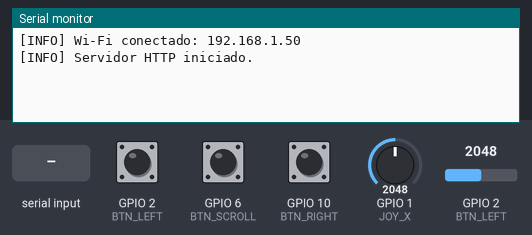
Bench run of a sketch on a simulated ESP32-C3. Shown: the last lines printed to the serial monitor. The inputs (shaded band) are chosen by the test bench; at power-on: GPIO 1 (JOY_X) = 2048, GPIO 2 (BTN_LEFT) HIGH, GPIO 2 (BTN_LEFT) = 2048, GPIO 6 (BTN_SCROLL) HIGH, GPIO 10 (BTN_RIGHT) HIGH. WiFi joins after 1.5 s; servers stay silent unless stated; USB keyboard and mouse output is not drawn.

Above: at 2.7 s.
2.8 s: "left:1\n" received over Serial
At 3.4 s:
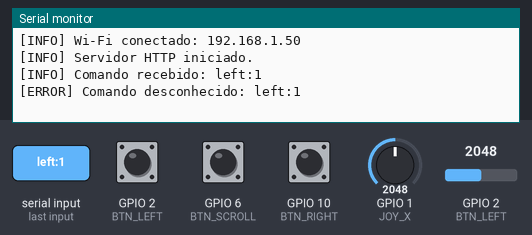
4.4 s: "right:1\n" received over Serial
At 5.7 s:
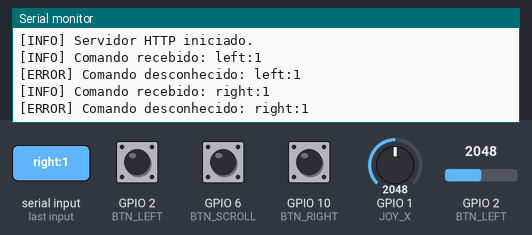
6.0 s: "middle:1\n" received over Serial
At 6.9 s:
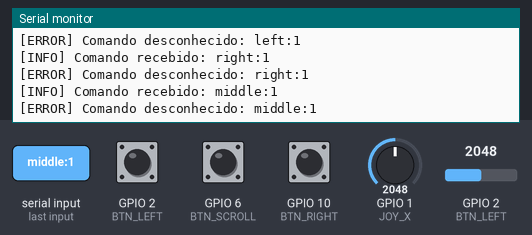
7.6 s: "MOUSE_MOVE:\n" received over Serial
At 8.2 s:
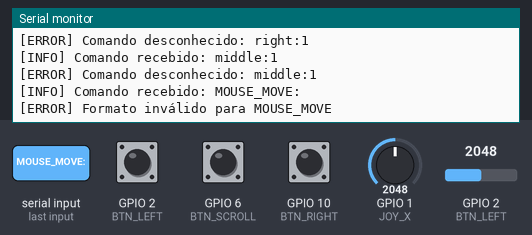
9.3 s: "MOUSE_CLICK:\n" received over Serial
At 10.2 s:
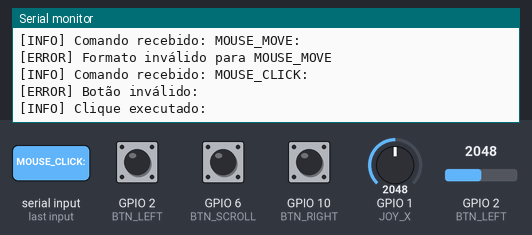
11.0 s: "left\n" received over Serial
At 11.7 s:
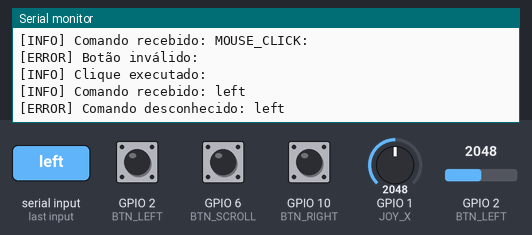

Measured:
- after the input at 2.8 s, the serial monitor: prints a new line after 0.14 s (image 1)
- after the input at 4.4 s, the serial monitor: prints a new line after 0.14 s (image 2)
- after the input at 6.0 s, the serial monitor: prints a new line after 0.17 s (image 3)
- after the input at 7.6 s, the serial monitor: prints a new line after 0.24 s (image 4)
- after the input at 9.3 s, the serial monitor: prints a new line after 0.26 s (image 5)
- after the input at 11.0 s, the serial monitor: prints a new line after 0.10 s (image 6)

The sketch:

MouseESP32C3.ino
```cpp
#include "USB.h"
#include "USBHIDMouse.h"
#include <WiFi.h>
#include <WebServer.h>
#include "Config.h"

USBHIDMouse Mouse;
WebServer server(80);
String serialBuffer = "";

const char* WIFI_SSID_STA = "SEU_WIFI";
const char* WIFI_PASS_STA = "SUA_SENHA";

void sendLog(const String &msg) { Serial.println("[INFO] " + msg); }
void sendError(const String &msg) { Serial.println("[ERROR] " + msg); }

void setup() {
  Serial.begin(9600);
  Mouse.begin();
  USB.begin();
  pinMode(BTN_LEFT, INPUT_PULLUP);
  pinMode(BTN_RIGHT, INPUT_PULLUP);
  pinMode(BTN_SCROLL, INPUT_PULLUP);

  WiFi.begin(WIFI_SSID_STA, WIFI_PASS_STA);
  int timeout = 0;
  while (WiFi.status() != WL_CONNECTED && timeout < 20) {
    delay(500);
    timeout++;
  }

  if (WiFi.status() == WL_CONNECTED) {
    IPAddress ip = WiFi.localIP();
    sendLog("Wi-Fi conectado: " + ip.toString());
  } else {
    sendError("Falha ao conectar Wi-Fi, iniciando AP.");
    WiFi.softAP(WIFI_SSID, WIFI_PASS);
    IPAddress IP = WiFi.softAPIP();
    sendLog("Modo AP ativo: " + IP.toString());
  }

  server.on("/command", HTTP_POST, handleWiFiCommand);
  server.begin();
  sendLog("Servidor HTTP iniciado.");
}

void loop() {
  if (Serial.available()) {
    char c = Serial.read();
    if (c == '\n') {
      handleCommand(serialBuffer);
      serialBuffer = "";
    } else serialBuffer += c;
  }

  server.handleClient();

  if (digitalRead(BTN_LEFT) == LOW) { Mouse.click(MOUSE_LEFT); delay(150); }
  if (digitalRead(BTN_RIGHT) == LOW) { Mouse.click(MOUSE_RIGHT); delay(150); }
  if (digitalRead(BTN_SCROLL) == LOW) { Mouse.move(0, 0, 3); delay(150); }

  int xVal = analogRead(JOY_X);
  int yVal = analogRead(JOY_Y);
  if (abs(xVal - 2048) > JOY_DEADZONE || abs(yVal - 2048) > JOY_DEADZONE) {
    int dx = map(xVal, 0, 4095, -MOUSE_SPEED, MOUSE_SPEED);
    int dy = map(yVal, 0, 4095, MOUSE_SPEED, -MOUSE_SPEED);
    Mouse.move(dx, dy);
  }
  delay(20);
}

void handleWiFiCommand() {
  String body = server.arg("plain");
  if (body.length() == 0) {
    server.send(400, "text/plain", "Comando vazio");
    sendError("Comando Wi-Fi vazio recebido");
    return;
  }
  handleCommand(body);
  server.send(200, "text/plain", "Comando executado via Wi-Fi");
}

void handleCommand(String cmd) {
  cmd.trim();
  if (cmd.isEmpty()) {
    sendError("Comando vazio recebido");
    return;
  }

  sendLog("Comando recebido: " + cmd);

  if (cmd.startsWith("MOUSE_MOVE:")) {
    int first = cmd.indexOf(':');
    int second = cmd.indexOf(':', first + 1);
    if (first == -1 || second == -1) {
      sendError("Formato inválido para MOUSE_MOVE");
      return;
    }
    int x = cmd.substring(first + 1, second).toInt();
    int y = cmd.substring(second + 1).toInt();
    Mouse.move(x, y);
    sendLog("Movimento executado (" + String(x) + ", " + String(y) + ")");
  }
  else if (cmd.startsWith("MOUSE_CLICK:")) {
    String btn = cmd.substring(cmd.indexOf(':') + 1);
    btn.trim();
    if (btn == "left") Mouse.click(MOUSE_LEFT);
    else if (btn == "right") Mouse.click(MOUSE_RIGHT);
    else if (btn == "middle") Mouse.click(MOUSE_MIDDLE);
    else sendError("Botão inválido: " + btn);
    sendLog("Clique executado: " + btn);
  }
  else if (cmd.startsWith("MOUSE_SCROLL:")) {
    int amount = cmd.substring(cmd.indexOf(':') + 1).toInt();
    Mouse.move(0, 0, amount);
    sendLog("Scroll executado (" + String(amount) + ")");
  }
  else sendError("Comando desconhecido: " + cmd);
}
```

Config.h
```cpp
#ifndef CONFIG_H
#define CONFIG_H

#define BTN_LEFT   2
#define BTN_RIGHT  10
#define BTN_SCROLL 6

#define JOY_X      1
#define JOY_Y      2

const char* WIFI_SSID = "MouseESP32C3";
const char* WIFI_PASS = "12345678";

#define MOUSE_SPEED 5
#define JOY_DEADZONE 50

#endif
```
